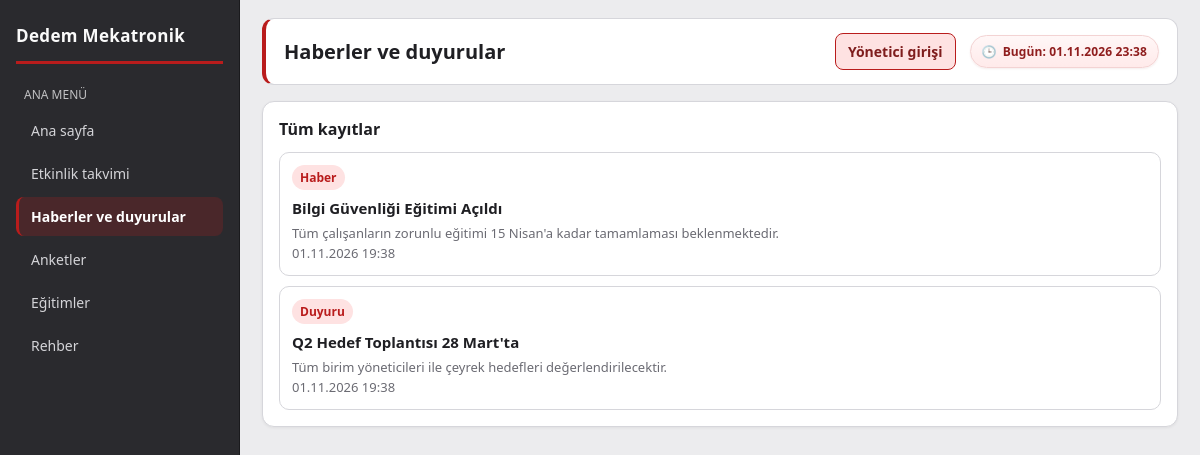
Page /news.php on the committed database.
### tables this page shows
CREATE TABLE IF NOT EXISTS news (
    id INT AUTO_INCREMENT PRIMARY KEY,
    title VARCHAR(180) NOT NULL,
    summary TEXT NOT NULL,
    category VARCHAR(50) NOT NULL DEFAULT 'Duyuru',
    image_url TEXT NULL,
    published_at DATETIME NOT NULL
);

### includes/repository.php (called while the page is built, shortened)
<?php
function getNews(PDO $pdo, int $limit = 5): array
{
    $hasImageColumn = newsHasImageColumn($pdo);
    $hasOrderColumn = newsHasDisplayOrderColumn($pdo);
    $select = $hasImageColumn
        ? 'SELECT id, title, summary, category, published_at, image_url FROM news'
        : 'SELECT id, title, summary, category, published_at FROM news';
    $orderBy = $hasOrderColumn
        ? ' ORDER BY (display_order IS NULL) ASC, display_order ASC, published_at DESC, id DESC'
        : ' ORDER BY published_at DESC, id DESC';
    $stmt = $pdo->prepare($select . $orderBy . ' LIMIT :limit');
    $stmt->bindValue(':limit', $limit, PDO::PARAM_INT);
    $stmt->execute();
    $rows = $stmt->fetchAll();
    return $rows;
}
function newsHasImageColumn(PDO $pdo): bool
{
    $stmt = $pdo->query("SHOW COLUMNS FROM news LIKE 'image_url'");
    $hasColumn = (bool)$stmt->fetch();
    return $hasColumn;
}
function newsHasDisplayOrderColumn(PDO $pdo): bool
{
    $stmt = $pdo->query("SHOW COLUMNS FROM news LIKE 'display_order'");
    $exists = (bool)$stmt->fetch();
    if (!$exists) {
        $pdo->exec('ALTER TABLE news ADD COLUMN display_order INT NULL');
        $stmt = $pdo->query("SHOW COLUMNS FROM news LIKE 'display_order'");
        $exists = (bool)$stmt->fetch();
    }
    $hasColumn = $exists;
    return $hasColumn;
}

### includes/bootstrap.php (called while the page is built, shortened)
<?php
$dbConfig = require __DIR__ . '/../config/database.php';
$dsn = sprintf(
    'mysql:host=%s;port=%d;dbname=%s;charset=%s',
    $dbConfig['host'],
    $dbConfig['port'],
    $dbConfig['dbname'],
    $dbConfig['charset']
);
try {
    $pdo = new PDO($dsn, $dbConfig['username'], $dbConfig['password'], [
        PDO::ATTR_ERRMODE => PDO::ERRMODE_EXCEPTION,
        PDO::ATTR_DEFAULT_FETCH_MODE => PDO::FETCH_ASSOC,
    ]);
    $pdo->exec('SET NAMES utf8mb4 COLLATE utf8mb4_unicode_ci');
    try {
        require_once __DIR__ . '/repository.php';
    } catch (Throwable $e) {
    }
} catch (PDOException $exception) {
    http_response_code(500);
    echo 'Veritabanı bağlantısı kurulamadı. Lütfen config/database.php ayarlarını kontrol edin.';
    exit;
}
function e(string $value): string
{
    return htmlspecialchars($value, ENT_QUOTES, 'UTF-8');
}

### news.php (the view, shortened to what this page needs)
<?php
require_once __DIR__ . '/includes/bootstrap.php';
require_once __DIR__ . '/includes/layout.php';
require_once __DIR__ . '/includes/repository.php';
$news = getNews($pdo, 20);
renderLayout('Haberler ve duyurular', 'news', function () use ($news): void {
    ?>
    <section class="grid">
        <article class="card span-12">
            <h2>Tüm kayıtlar</h2>
            <?php foreach ($news as $item): ?>
                <div class="item">
                    <span class="badge"><?= e($item['category']) ?></span>
                    <p class="item-title"><?= e($item['title']) ?></p>
                    <p class="item-sub"><?= e($item['summary']) ?></p>
                    <p class="item-sub"><?= e(date('d.m.Y H:i', strtotime($item['published_at']))) ?></p>
                </div>
            <?php endforeach; ?>
        </article>
    </section>
    <?php
});

### assets/css/main.css (style rules this page uses)
:root { --bg: #ececee; --surface: #ffffff; --primary: #b91c1c; --primary-dark: #7f1d1d; --primary-soft: #fee2e2; --text: #1f1f23; --muted: #6b6b73; --danger-soft: #fef2f2; --danger: #b91c1c; --border: #d6d6db; --sidebar-bg: #2a2a2e; --sidebar-hover: rgba(185, 28, 28, 0.22); --shadow-sm: 0 1px 3px rgba(0, 0, 0, 0.06); --shadow-md: 0 10px 28px rgba(0, 0, 0, 0.1); }
* { box-sizing: border-box; }
body { margin: 0; font-family: "Segoe UI", Tahoma, Arial, sans-serif; background: var(--bg); color: var(--text); }
.grid { display: grid; grid-template-columns: repeat(12, 1fr); gap: 14px; }
.card { background: var(--surface); border: 1px solid var(--border); border-radius: 12px; padding: 16px; box-shadow: var(--shadow-sm); }
.card h2 { margin: 0 0 12px; font-size: 16px; }
.span-12 { grid-column: span 12; }
.item { border: 1px solid var(--border); border-radius: 10px; padding: 12px; margin-bottom: 10px; }
.item:last-child { margin-bottom: 0; }
.badge { display: inline-block; padding: 4px 8px; border-radius: 999px; background: var(--primary-soft); color: var(--primary); font-size: 12px; font-weight: 600; margin-bottom: 8px; }
.item-title { font-size: 15px; font-weight: 600; margin: 0 0 6px; }
.item-sub { font-size: 13px; color: var(--muted); margin: 0; line-height: 1.5; }

### rows in the picture
news: category "Haber", title "Bilgi Güvenliği Eğitimi Açıldı", summary "Tüm çalışanların zorunlu eğitimi 15 Nisan'a kadar tamamlaması beklenmektedir.", published_at "01.11.2026 19:38"
news: category "Duyuru", title "Q2 Hedef Toplantısı 28 Mart'ta", summary "Tüm birim yöneticileri ile çeyrek hedefleri değerlendirilecektir.", published_at "01.11.2026 19:38"

### other values in the picture
$app['app_name'] "Dedem Mekatronik"
$menu['label'] "Ana sayfa"
$menu['label'] "Etkinlik takvimi"
$menu['label'] "Haberler ve duyurular"
$menu['label'] "Anketler"
$menu['label'] "Eğitimler"
$menu['label'] "Rehber"
$title "Haberler ve duyurular"
